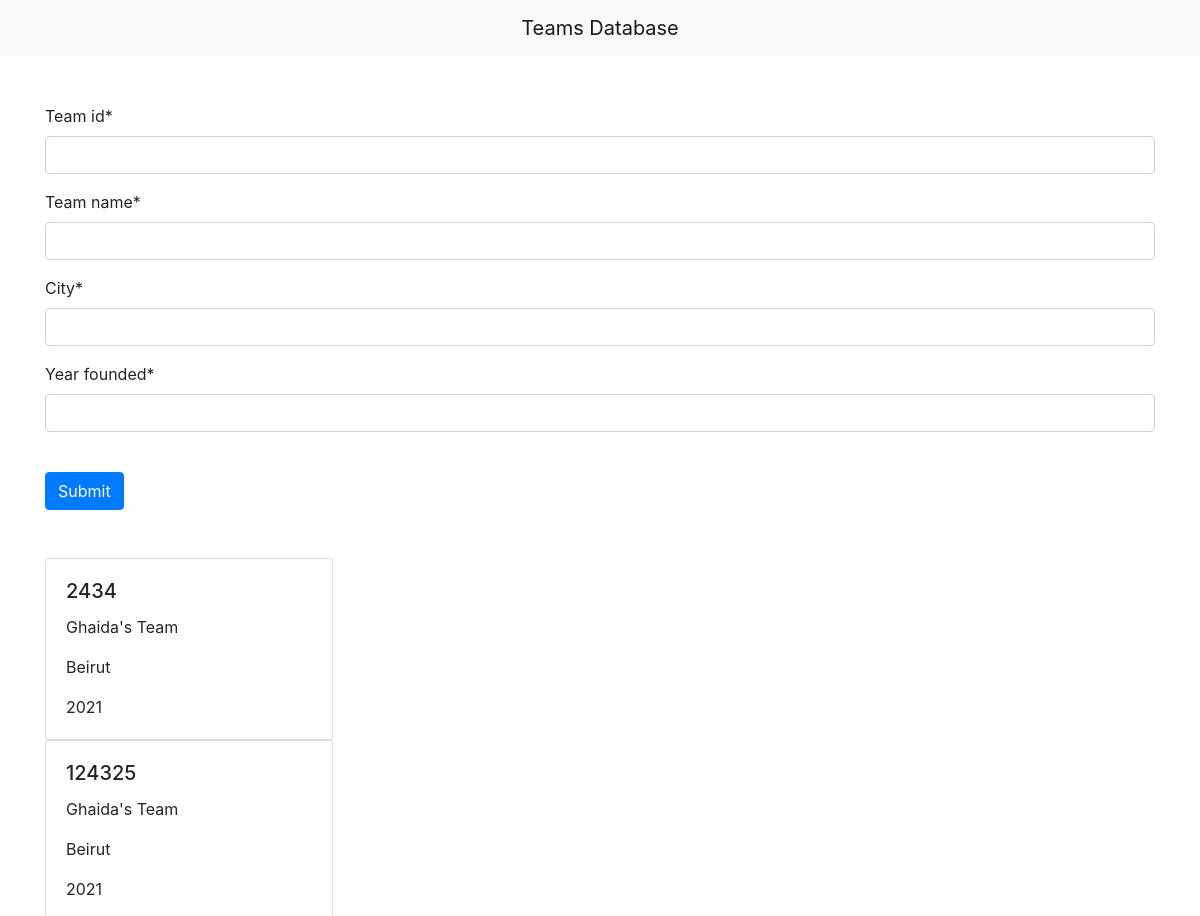
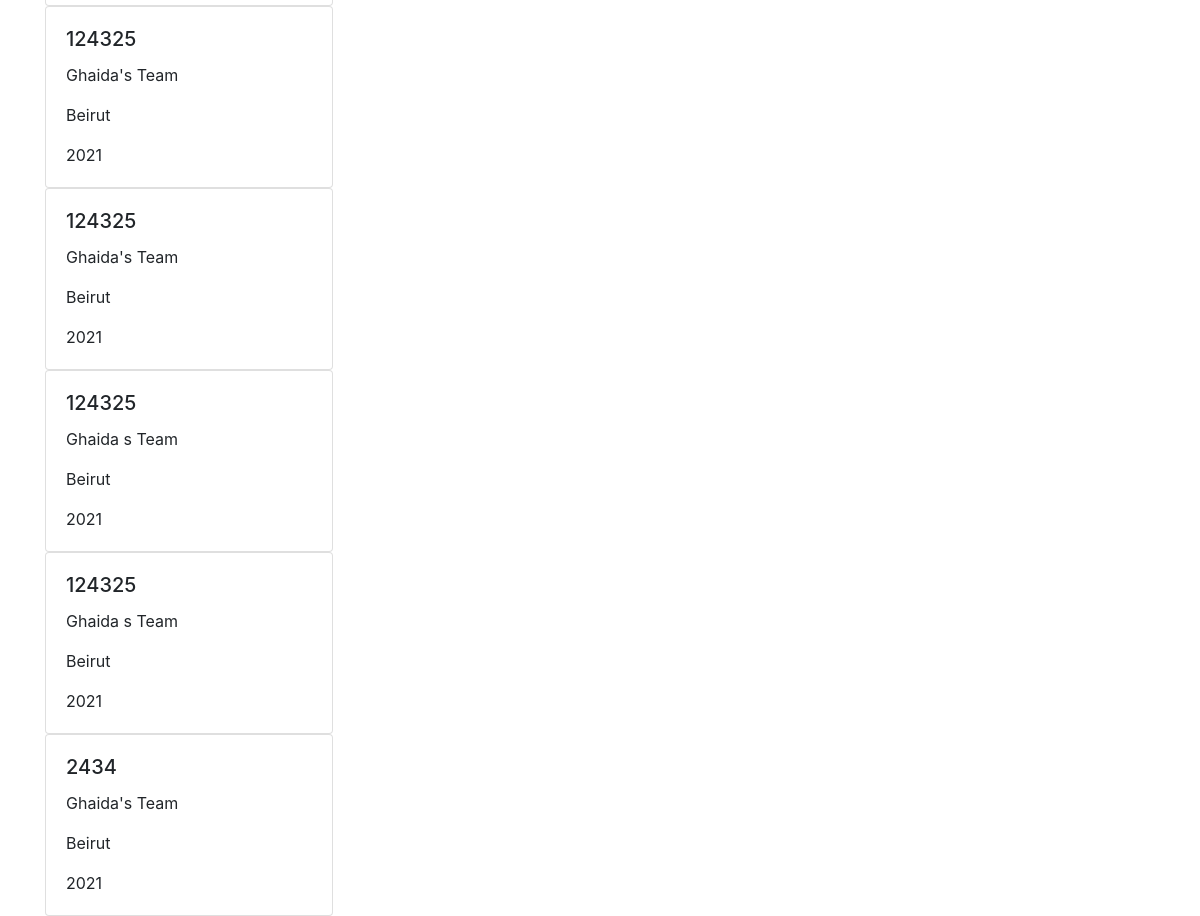
Screenshot of /teams/ with the database file from the repository (2 pictures, top to bottom).
### main/models.py (models this page shows)
class Team(models.Model):
    team_id = models.IntegerField()
    team_name = models.CharField(max_length=100)
    city = models.CharField(max_length=100)
    year_founded = models.IntegerField()

### main/views.py (the view)
# urls.py: path("teams/",views.teamView,name="teampage")
def teamView(request):
  if (request.method == "POST"):
    form = TeamForm(request.POST)
    if(form.is_valid()):
      form.save()
  teams = Team.objects.all()
  form = TeamForm()
  return render(request,"team.html",{"form":form,"teams":teams})

### main/forms.py
class TeamForm(forms.ModelForm):
  class Meta:
    model = Team
    fields = ('team_id','team_name','city','year_founded')

### main/templates/team.html (shortened to what this page needs)
<!DOCTYPE html>
<html>
   <head>
    <link rel="stylesheet" href="https://stackpath.bootstrapcdn.com/bootstrap/4.4.1/css/bootstrap.min.css">
  </head>
  <body>
      {% load crispy_forms_tags %}
      <nav class="navbar navbar-light bg-light">
        <a class="navbar-brand mx-auto" href="">
          Teams Database
        </a>
      </nav>
      <br><br>
      <div class="container">
      <form method="post">
        {{ form|crispy }}
        <br>
        <button class ="btn btn-primary" type="submit" id= "submit_button">Submit</button>
      </form>
      </div>
      <br><br>
      <div class="container">
        {% for team in teams %}
        <div class="card" style="width: 18rem;">
          <div class="card-body">
            <h5 class="card-title">{{ team.team_id }}</h5>
            <p class="card-text">{{ team.team_name }}</p>
            <p class="card-text">{{ team.city }}</p>
            <p class="card-text">{{ team.year_founded }}</p>
          </div>
        </div>
        {% endfor %}
      </div>
  </body>
</html>

### rows the page displays
Team: team_id "2434", team_name "Ghaida's Team", city "Beirut", year_founded "2021"
Team: team_id "124325", team_name "Ghaida's Team", city "Beirut", year_founded "2021"
Team: team_id "124325", team_name "Ghaida's Team", city "Beirut", year_founded "2021"
Team: team_id "124325", team_name "Ghaida's Team", city "Beirut", year_founded "2021"
Team: team_id "124325", team_name "Ghaida s Team", city "Beirut", year_founded "2021"
Team: team_id "124325", team_name "Ghaida s Team", city "Beirut", year_founded "2021"
Team: team_id "2434", team_name "Ghaida's Team", city "Beirut", year_founded "2021"
